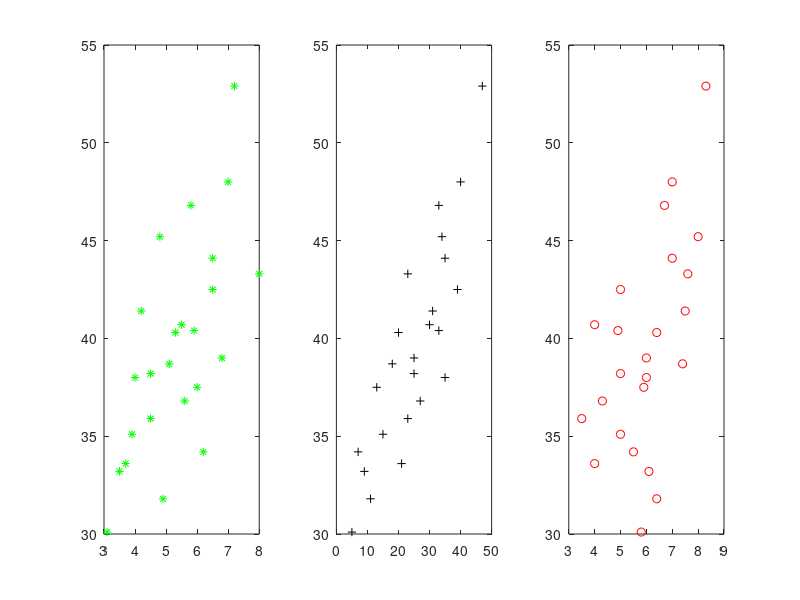

The MATLAB source for this figure:
clear, clear all, close all
x1 = [3.5, 5.3, 5.1, 5.8, 4.2, 6.0, 6.8, 5.5, 3.1, 7.2, 4.5, 4.9, 8.0, 6.5, 6.5, 3.7, 6.2, 7.0, 4.0, 4.5, 5.9, 5.6, 4.8, 3.9];
x2 = [9 20 18 33 31 13 25 30 5 47 25 11 23 35 39 21 7 40 35 23 33 27 34 15];
x3 = [6.1, 6.4, 7.4, 6.7, 7.5, 5.9, 6.0, 4.0, 5.8, 8.3, 5.0, 6.4, 7.6, 7.0, 5.0, 4.0, 5.5, 7.0, 6.0, 3.5, 4.9, 4.3, 8.0, 5.0];
Y = [33.2 40.3 38.7 46.8 41.4 37.5 39.0 40.7 30.1 52.9 38.2 31.8 43.3 44.1 42.5 33.6 34.2 48.0 38.0 35.9 40.4 36.8 45.2 35.1];
subplot(1,3,1), plot(x1, Y, 'g*'),
subplot(1,3,2), plot(x2, Y, 'k+'),
subplot(1,3,3), plot(x3, Y, 'ro'),

% 多元回归
n = 24; 
m = 3;
X = [ones(n,1), x1', x2', x3'];
[b, bint, r, rint, s] = regress(Y', X, 0.05);